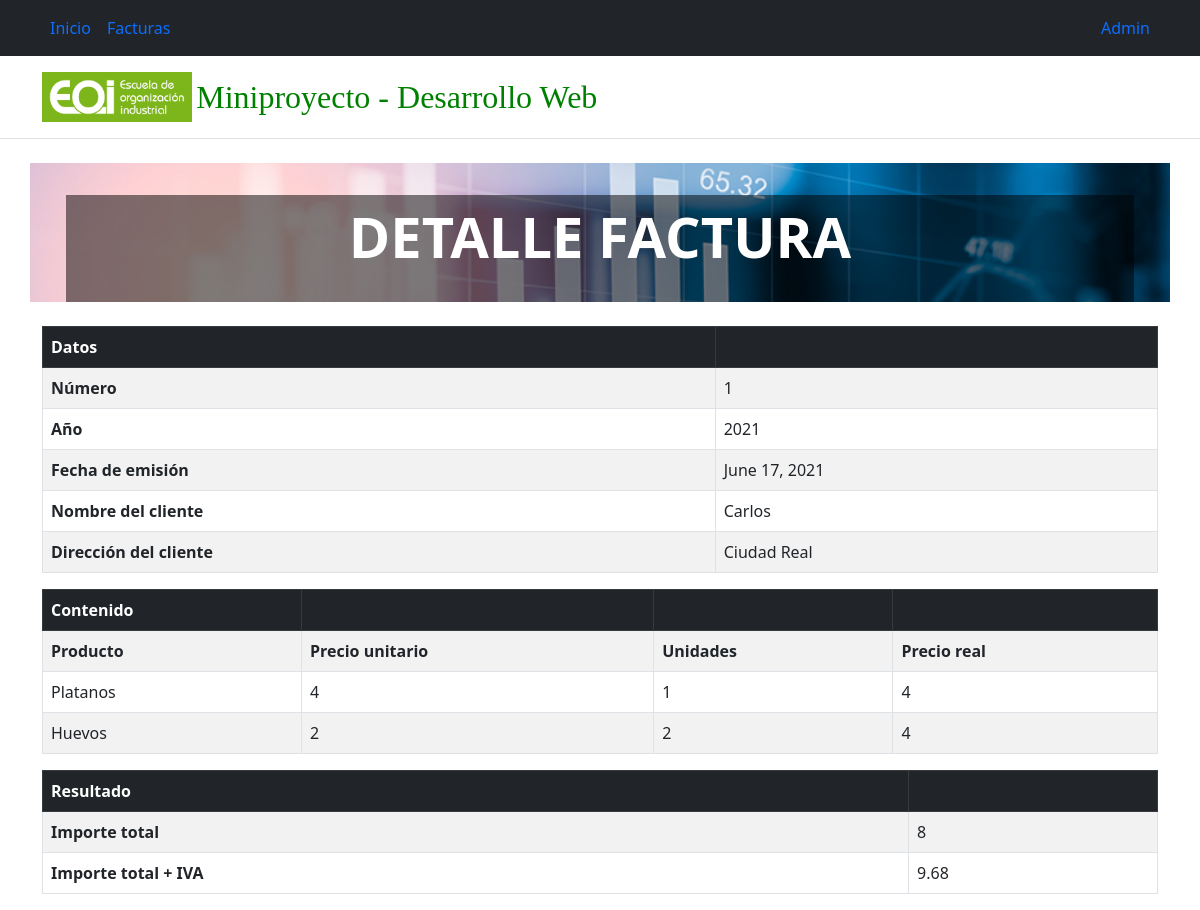
Screenshot of /detalle/1/ with the database file from the repository.
### factura/models.py (models this page shows)
class Factura(models.Model):
    id = models.AutoField(primary_key=True)
    num = models.PositiveIntegerField()
    anio = models.PositiveIntegerField()
    fecha_emision = models.DateField()
    cliente_nombre = models.CharField(max_length=100)
    cliente_direccion = models.CharField(max_length=100)
    def lineas(self):
        return LineaFactura.objects.filter(factura=self)
    def total(self):
        total = 0
        for f in self.lineas():
            total += (f.precio_unitario * f.unidades)
        return total
    def total_iva(self):
        return self.total() * 1.21

class LineaFactura(models.Model):
    nombre_producto = models.CharField(max_length=100)
    precio_unitario = models.PositiveIntegerField()
    unidades = models.PositiveIntegerField(default=1)
    factura = models.ForeignKey(
        Factura,
        null=True,
        blank=True,
        on_delete=models.CASCADE,
        )
    '''He usado el parámetro CASCADE debido a que una factura puede constar
    de numerosas líneas y por lo tanto, borrar la factura podría ser molesto con PROTECT'''
    def precio_real(self):
        return self.precio_unitario * self.unidades

### factura/views.py (the view)
# urls.py: path('detalle/<int:pk>/', factura.views.detalle),
def detalle(request, pk):
    factura = Factura.objects.get(id=pk)
    return render(request, 'factura/detalle.html', {
        'factura': factura,
    })

### factura/templates/factura/detalle.html
{% extends 'factura/head.html' %}
{% block content %}
{% block hero %}
    <div class="container hero pt-2">
      <div class="pt-2 px-4 mx-4 my-4 py-4 text-center legend">
        <h1 class="display-4 fw-bold">DETALLE FACTURA</h1>
      </div>
    </div>
{% endblock hero %}
<html>
    <div class="container">
        <table class="table table-bordered table-striped">
            <thead class="table-dark">
            <tr>
                <th>Datos</th>
                <td></td>
            </tr>
            </thead>
            <tbody>
            <tr>
                <th>Número</th>
                <td>{{ factura.num }}</td>
            </tr>
            <tr>
                <th>Año</th>
                <td>{{ factura.anio }}</td>
            </tr>
            <tr>
                <th>Fecha de emisión</th>
                <td>{{ factura.fecha_emision }}</td>
            </tr>
            <tr>
                <th>Nombre del cliente</th>
                <td>{{ factura.cliente_nombre }}</td>
            </tr>
            <tr>
                <th>Dirección del cliente</th>
                <td>{{ factura.cliente_direccion }}</td>
            </tr>
            </tbody>
        </table>
    </div>
    <div class="container">
        <table class="table table-bordered table-striped">
            <thead class="table-dark">
            <tr>
                <th>Contenido</th>
                <td></td>
                <td></td>
                <td></td>
            </tr>
            </thead>
            <tbody>
            <tr>
                <th>Producto</th>
                <th>Precio unitario</th>
                <th>Unidades</th>
                <th>Precio real</th>
            </tr>
            {% for fila in factura.lineas %}
                    <tr>
                        <td>{{ fila.nombre_producto }}</td>
                        <td>{{ fila.precio_unitario }}</td>
                        <td>{{ fila.unidades }}</td>
                        <td>{{ fila.precio_real }}</td>
                    </tr>
            {% endfor %}
            </tbody>
        </table>
    </div>
    <div class="container">
        <table class="table table-bordered table-striped">
            <thead class="table-dark">
                <th>Resultado</th>
                <td></td>
            </thead>
            <tbody>
            <tr>
                <th>Importe total</th>
                <td>{{ factura.total }}</td>
            </tr>
            <tr>
                <th>Importe total + IVA</th>
                <td>{{ factura.total_iva }}</td>
            </tr>
            </tbody>
        </table>
    </div>
</html>
{% endblock content %}

### rows the page displays
Factura: num "1", anio "2021", fecha_emision "June 17, 2021", cliente_nombre "Carlos", cliente_direccion "Ciudad Real", total "8", total_iva "9.68"
LineaFactura: nombre_producto "Platanos", precio_unitario "4", unidades "1", precio_real "4"
LineaFactura: nombre_producto "Huevos", precio_unitario "2", unidades "2", precio_real "4"
